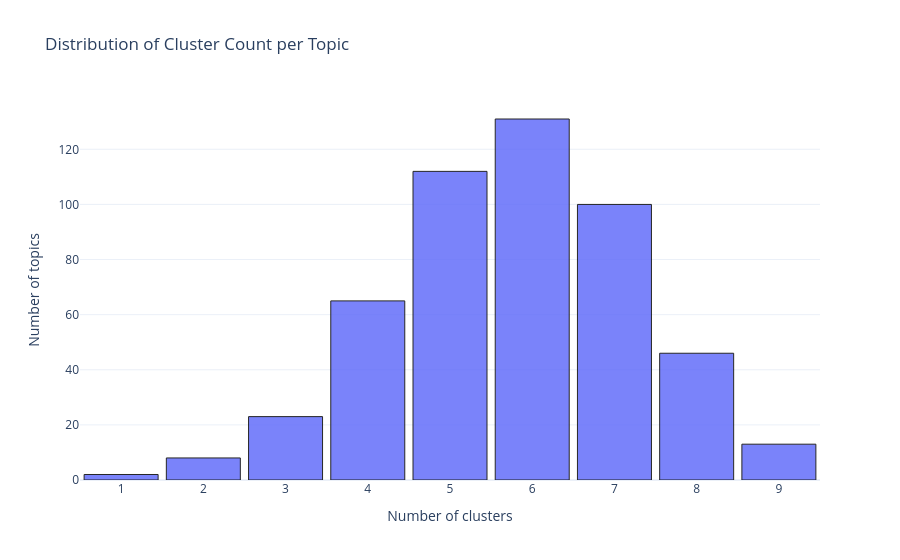

Notebook code cell kept with this figure:
### Code cell
# --- Cluster count distribution ---
n_clusters_per_topic = pd.Series(
    {topic: len(c) for topic, c in clusters.items()}, name="n_clusters"
)
hist_df = n_clusters_per_topic.value_counts().sort_index().rename_axis("n_clusters").reset_index(name="n_topics")

fig = px.bar(
    hist_df, x="n_clusters", y="n_topics",
    title="Distribution of Cluster Count per Topic",
    labels={"n_clusters": "Number of clusters", "n_topics": "Number of topics"},
)
fig.update_traces(marker_line_color="black", marker_line_width=1, opacity=0.85)
fig.update_layout(template="plotly_white", bargap=0.1, xaxis=dict(dtick=1, tickmode="linear"))
fig.show()

# --- Purity distributions ---
fig2, axes = plt.subplots(1, 2, figsize=(14, 5))

axes[0].hist(purity_df["top_purity"], bins=20, edgecolor="black", alpha=0.8, color="steelblue")
axes[0].axvline(purity_df["top_purity"].median(), color="red", linestyle="--",
                label=f'median={purity_df["top_purity"].median():.2f}')
axes[0].set_title("Top-Cluster Purity Distribution")
axes[0].set_xlabel("Purity (fraction of relevant docs in best cluster)")
axes[0].set_ylabel("Number of topics")
axes[0].legend()

max_spread = purity_df["clusters_with_relevant"].max()
axes[1].hist(purity_df["clusters_with_relevant"], bins=range(1, max_spread + 2),
             edgecolor="black", alpha=0.8, color="coral")
axes[1].set_title("Relevant Docs Spread Across Clusters")
axes[1].set_xlabel("Number of clusters containing relevant docs")
axes[1].set_ylabel("Number of topics")

plt.tight_layout()
plt.show()

### Figure 1 — Plotly figure (JSON) as saved in the notebook; plotly's stock layout.template omitted (floating-point values rounded to 4 significant figures)
{"data": [{"hovertemplate": "Number of clusters=%{x}<br>Number of topics=%{y}<extra></extra>", "legendgroup": "", "marker": {"color": "#636efa", "line": {"color": "black", "width": 1}, "pattern": {"shape": ""}}, "name": "", "opacity": 0.85, "orientation": "v", "showlegend": false, "textposition": "auto", "type": "bar", "x": [1, 2, 3, 4, 5, 6, 7, 8, 9], "xaxis": "x", "y": [2, 8, 23, 65, 112, 131, 100, 46, 13], "yaxis": "y"}], "layout": {"bargap": 0.1, "barmode": "relative", "legend": {"tracegroupgap": 0}, "title": {"text": "Distribution of Cluster Count per Topic"}, "xaxis": {"anchor": "y", "domain": [0, 1], "dtick": 1, "tickmode": "linear", "title": {"text": "Number of clusters"}}, "yaxis": {"anchor": "x", "domain": [0, 1], "title": {"text": "Number of topics"}}}}
